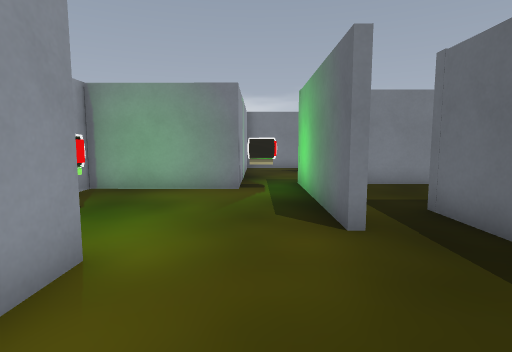
[1] (above)

19 first-person views from a walk through a 3-D level made in the Godot game engine. The camera is 1.2 m above the floor, tilts 6° down and sees 80° across. The floor is counted in squares, 1 m on a side. Each view is taken from the middle of a square. On the plan, view 1 faces up. The plan holds only what a view shows up to about 13 squares ahead; the rest is blank. Characters and animated objects are left out. Some surface patterns are stand-ins.

[2]
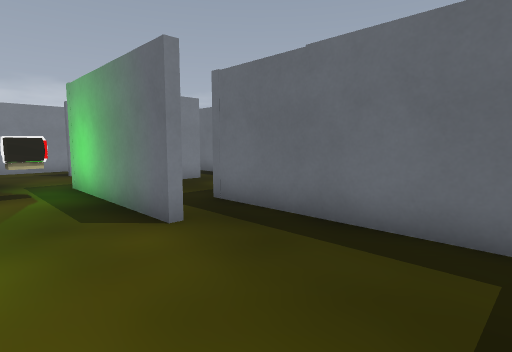

[3]
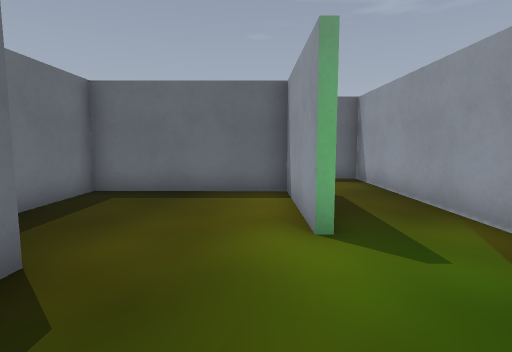

[4]
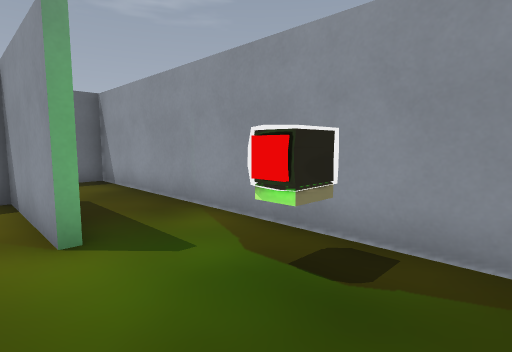

[5]
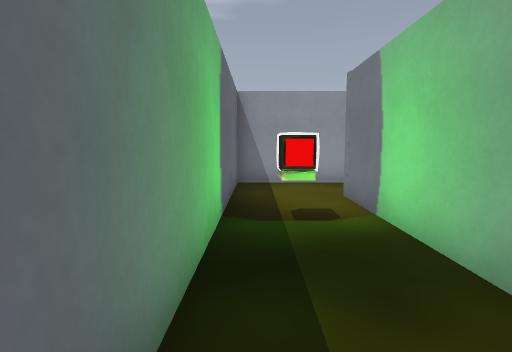

[6]
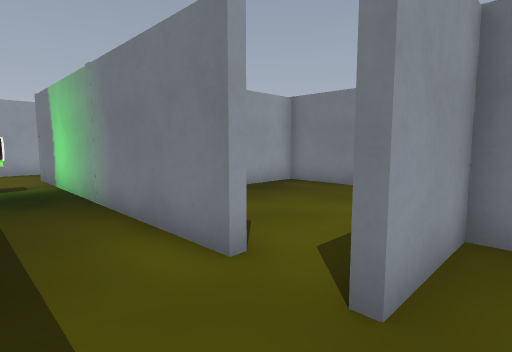

[7]
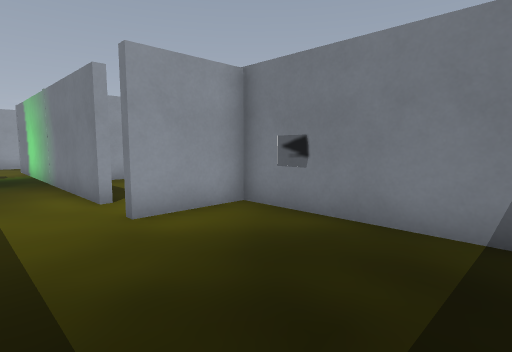

[8]
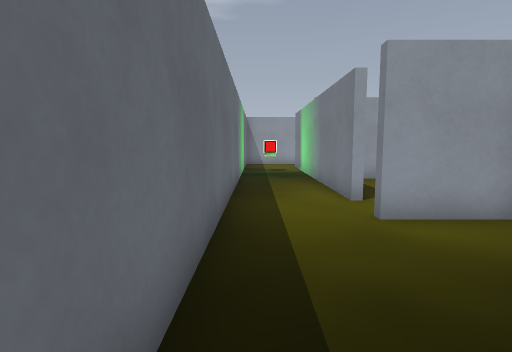

[9]
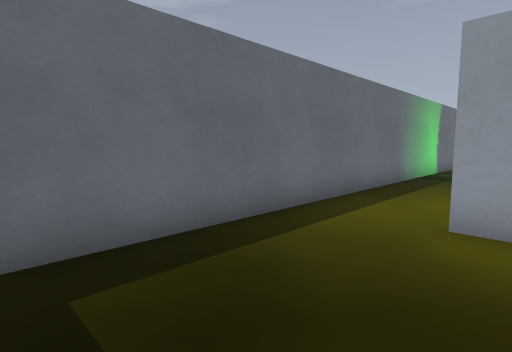

[10]
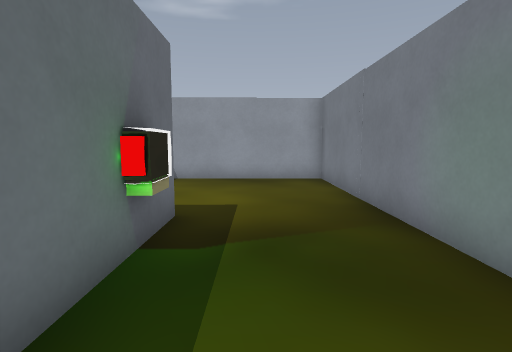

[11]
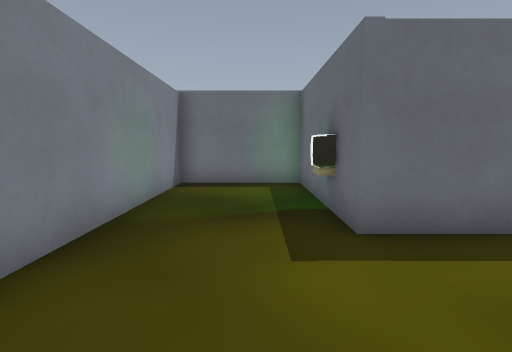

[12]
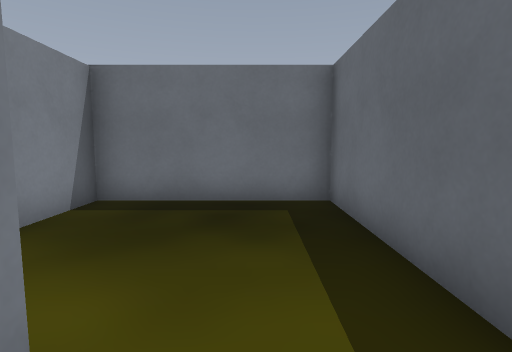

[13]
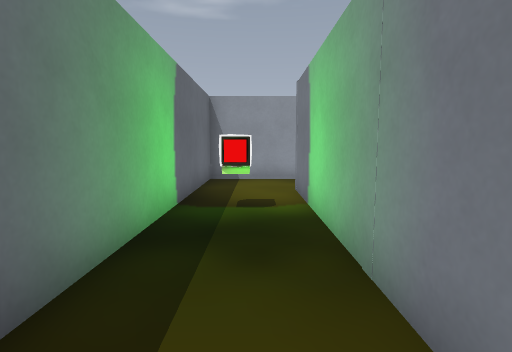

[14]
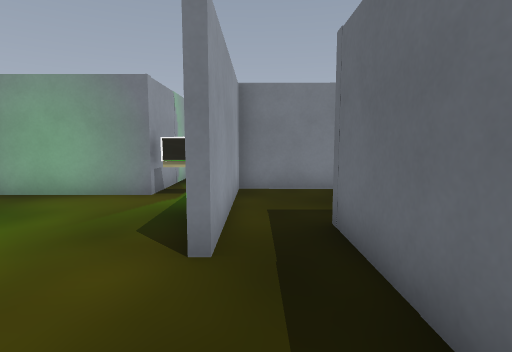

[15]
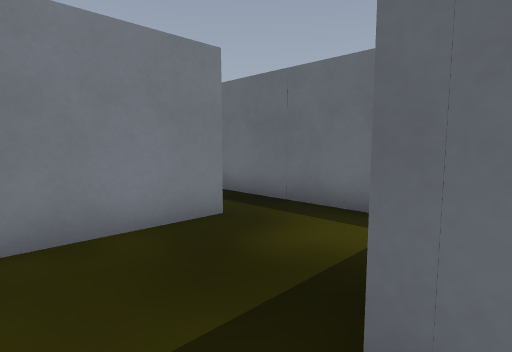

[16]
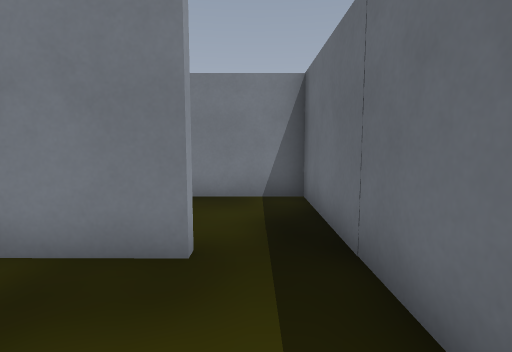

[17]
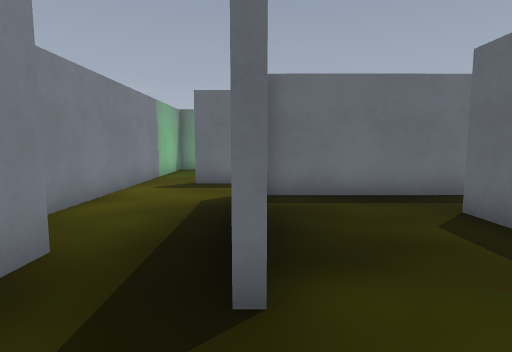

[18]
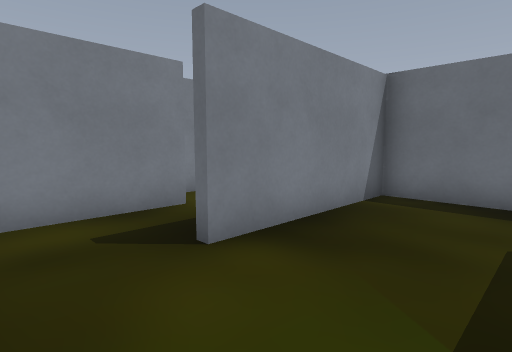

[19]
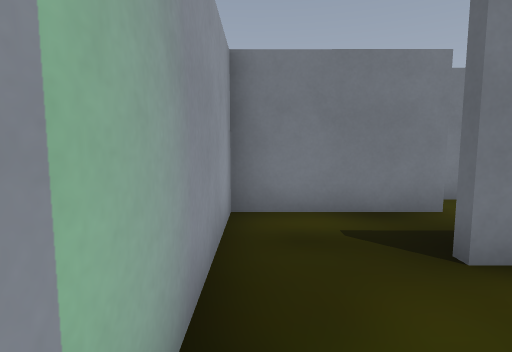

### Floor plan
Points are (right, up) in squares from view 1. A wall is a line through its corners. A room is listed if a view was taken in it or the views show most of it. See-through windows are left out.
Room 1 (views 1, 2, 14, 15)
walls: (-1.8, 3.1) (-1.8, -0.7) (3.2, -0.7) (3.2, 5.6); (1.5, 5.6) (1.5, 4.1)
ways out: opening at (-0.5, 4.5) to room 2; opening at (2, 5) to room 6
Room 2 (views 3, 4, 5, 12, 13)
walls: (1.3, 4.1) (1.3, 9.5); (7.6, -1) (-2.1, -1); (-0.3, 8.1) (-4.5, 8.1) (-4.5, -3.6) (9.4, -3.6); (-0.4, 9.6) (-0.4, 8.6)
ways out: opening at (-0.5, 4.5) to room 1; opening at (9, -2.5) to room 3; opening at (8, -1) to room 5; opening at (0, 8.5) to room 7
objects: terminal (-4, 5) to (-3, 5); terminal (0, -2)
Room 3 (views 6, 7, 8, 9)
walls: (9.2, 0.4) (9.2, -1.1); (9.4, -3.6) (14.4, -3.6) (14.4, 1.4) (10.5, 1.4)
ways out: opening at (9, -2.5) to room 2; opening at (10, 1) to room 4
Room 4 (view 10)
walls: (11.4, 1.6) (14.4, 1.6) (14.4, 5.3) (9.4, 5.3); (9.2, 1.4) (9.2, 0.4)
ways out: opening at (10, 1) to room 3; opening at (9, 3.5) to room 5
objects: terminal (10, 2) to (11, 2)
Room 5 (view 11)
walls: (9, -0.5) (9, 1.6) (9.6, 1.6); (9.4, 5.3) (3.4, 5.3) (3.4, 0.1)
ways out: opening at (8, -1) to room 2; opening at (9, 3.5) to room 4
Room 6 (view 16)
walls: (5.3, 9.1) (1.5, 9.1) (1.5, 5.6); (7.1, 7.2) (7.1, 8.4)
ways out: opening at (2, 5) to room 1; opening at (6, 9) to room 7
Room 7 (views 17, 18, 19)
walls: (4.2, 9.4) (5.3, 9.4); (3.4, 15.3) (-0.4, 15.3) (-0.4, 9.6); (7.1, 8.4) (7.1, 12.9) (2, 12.9)
ways out: opening at (0, 8.5) to room 2; opening at (6, 9) to room 6; opening at (3, 14) to room 8
Room 8 (no view inside)
walls: (9.2, 13.7) (9.2, 14.9); (9.4, 16.5) (4, 16.5)
ways out: opening at (3, 14) to room 7; opening at (8, 14); opening at (9, 15.5)

Positions as (right, up) in squares from view 1, and headings:
1: (0, 0), facing up
2: (-1, 0), facing up-right
3: (-1, 7), facing down
4: (-1, 7), facing down-left
5: (5, -3), facing left
6: (10, -3), facing up-left
7: (14, -3), facing up-left
8: (14, -3), facing left
9: (14, 0), facing down-left
10: (14, 3), facing left
11: (5, 3), facing right
12: (8, -2), facing right
13: (6, -2), facing left
14: (2, 1), facing up
15: (2, 5), facing up-right
16: (6, 6), facing up
17: (0, 13), facing right
18: (0, 10), facing up-right
19: (0, 10), facing up
